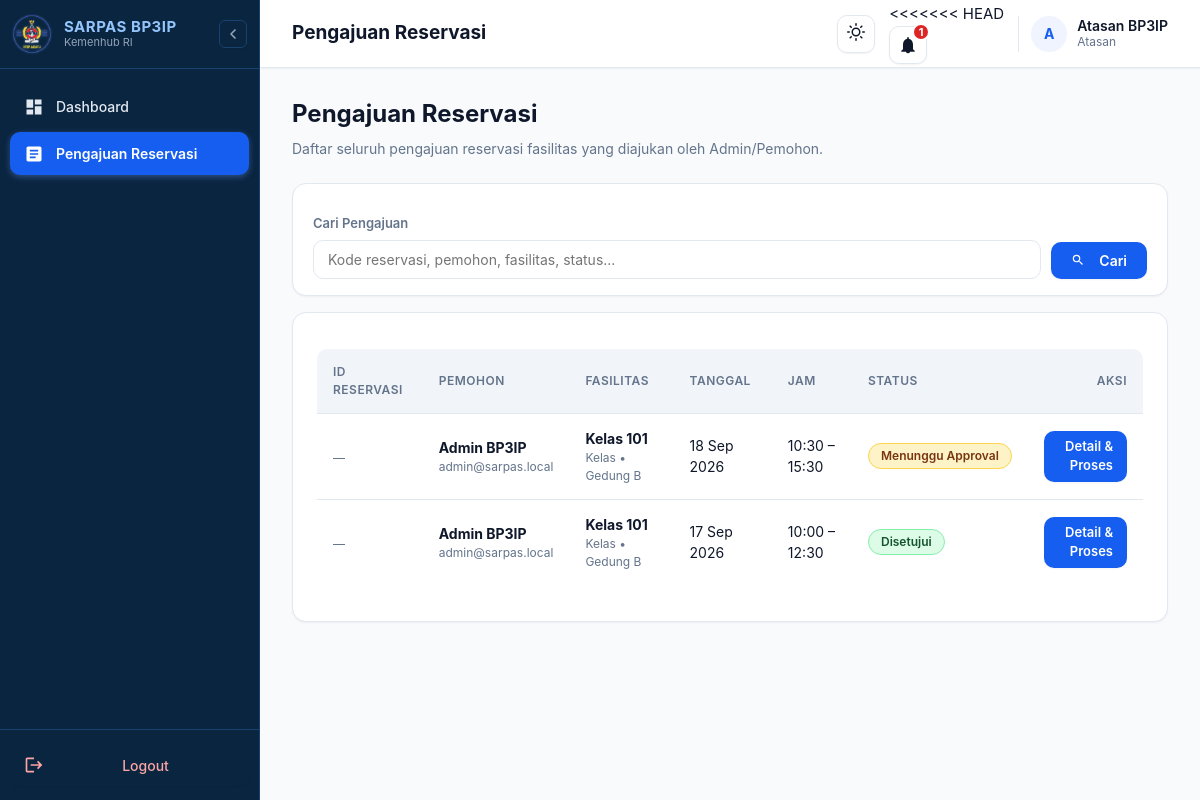
Page /pengajuan/ (signed in) on the earlier database version.
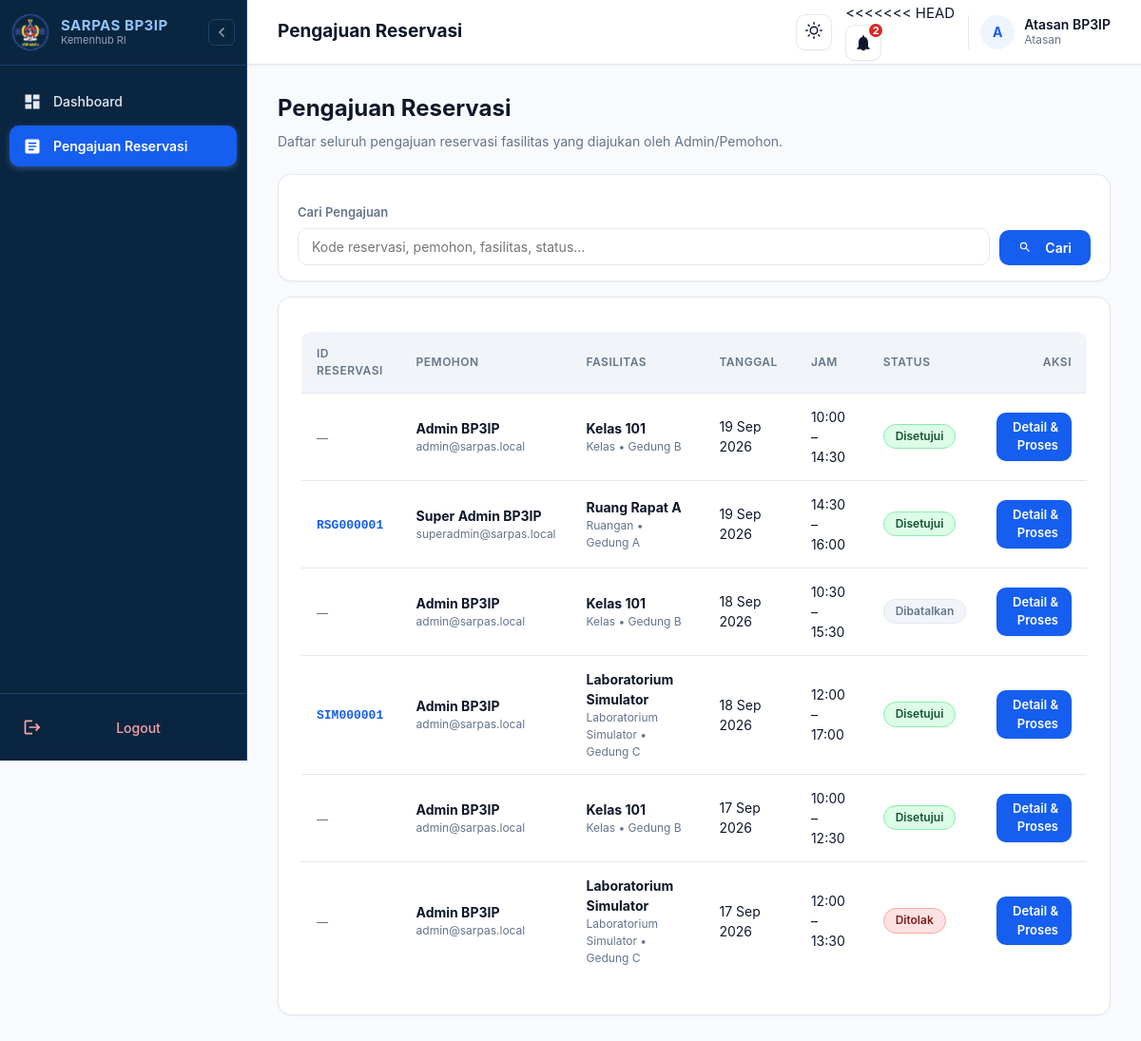
Same page on the later database version.
### core/models.py (models this page shows, shortened)
class Reservasi(models.Model):
    class Status(models.TextChoices):
        DRAFT = "DRAFT", "Draft"
        PENDING = "PENDING", "Menunggu Approval"
        APPROVED = "APPROVED", "Disetujui"
        REJECTED = "REJECTED", "Ditolak"
        NEEDS_REVISION = "NEEDS_REVISION", "Perlu Diperbaiki"
        CANCELLED = "CANCELLED", "Dibatalkan"
    pemohon = models.ForeignKey(User, on_delete=models.PROTECT, related_name="reservasi")
    fasilitas = models.ForeignKey(Fasilitas, on_delete=models.PROTECT, related_name="reservasi")
    tanggal = models.DateField()
    jam_mulai = models.TimeField()
    jam_selesai = models.TimeField()
    keperluan = models.CharField(max_length=255)
    keterangan = models.TextField(blank=True)
    status = models.CharField(max_length=20, choices=Status.choices, default=Status.DRAFT)
    alasan_penolakan = models.TextField(blank=True)
    alasan_pembatalan = models.TextField(blank=True)
    kode_reservasi = models.CharField(max_length=20, unique=True, blank=True, null=True)
    created_at = models.DateTimeField(auto_now_add=True)
    updated_at = models.DateTimeField(auto_now=True)
    class Meta:
        ordering = ["-tanggal", "jam_mulai"]
        constraints = [
            models.CheckConstraint(
                condition=models.Q(jam_selesai__gt=models.F("jam_mulai")),
                name="reservasi_jam_selesai_setelah_mulai",
            ),
        ]

class User(AbstractUser):
    class Role(models.TextChoices):
        ADMIN = "ADMIN", "Admin"
        SUPER_ADMIN = "SUPER_ADMIN", "Super Admin"
        ATASAN = "ATASAN", "Atasan"
    nama = models.CharField(max_length=150)
    email = models.EmailField(unique=True)
    role = models.CharField(max_length=15, choices=Role.choices, default=Role.ADMIN)
    created_at = models.DateTimeField(auto_now_add=True)

class Fasilitas(models.Model):
    class Kategori(models.TextChoices):
        RUANGAN = "RUANGAN", "Ruangan"
        KELAS = "KELAS", "Kelas"
        LABORATORIUM = "LABORATORIUM", "Laboratorium"
        LABORATORIUM_SIMULATOR = "LABORATORIUM_SIMULATOR", "Laboratorium Simulator"
        LAINNYA = "LAINNYA", "Lainnya"
    class Status(models.TextChoices):
        AKTIF = "AKTIF", "Aktif"
        NONAKTIF = "NONAKTIF", "Nonaktif"
    nama_fasilitas = models.CharField(max_length=150)
    kategori = models.CharField(max_length=30, choices=Kategori.choices)
    lokasi = models.CharField(max_length=150)
    kapasitas = models.PositiveIntegerField()
    deskripsi = models.TextField(blank=True)
    status = models.CharField(max_length=10, choices=Status.choices, default=Status.AKTIF)
    keterangan_tambahan = models.TextField(blank=True)
    class Meta:
        verbose_name_plural = "Fasilitas"
        ordering = ["nama_fasilitas"]

### core/views.py (the view, shortened to what this page needs)
# urls.py: path("pengajuan/", views.pengajuan_list, name="pengajuan_list"),
@role_required(User.Role.ATASAN)
def pengajuan_list(request):
    qs = Reservasi.objects.select_related("pemohon", "fasilitas").order_by("-tanggal", "jam_mulai")
    q = request.GET.get("q", "").strip()
    paginator = Paginator(qs, ITEMS_PER_PAGE)
    page_number = request.GET.get("page")
    page_obj = paginator.get_page(page_number)
    return render(request, "reservations/submissions_enhanced.html", {
        "pengajuan": page_obj,
        "page_obj": page_obj,
        "q": q,
    })

### core/context_processors.py (called while the page is built)
def notification_badge(request):
    if request.user.is_authenticated:
        return {"unread_notification_count": request.user.notifikasi.filter(status_baca=False).count()}
    return {"unread_notification_count": 0}

### templates/reservations/submissions_enhanced.html (shortened to what this page needs)
{% extends 'base.html' %}
{% block page_title %}Pengajuan Reservasi{% endblock %}
{% block content %}
<div class="page-heading">
  <h1>Pengajuan Reservasi</h1>
  <p>Daftar seluruh pengajuan reservasi fasilitas yang diajukan oleh Admin/Pemohon.</p>
</div>
<div class="card" style="margin-bottom: 16px; padding: 16px 20px;">
  <form method="get" action="" style="display: flex; gap: 10px; align-items: flex-end; flex-wrap: wrap;">
    <div style="flex: 1; min-width: 220px;">
      <label style="font-size: 13px; font-weight: 600; color: var(--text-muted); display: block; margin-bottom: 6px;" for="id-search-pengajuan">Cari Pengajuan</label>
      <input
        id="id-search-pengajuan"
        type="text"
        name="q"
        value="{{ q }}"
        placeholder="Kode reservasi, pemohon, fasilitas, status..."
        style="width: 100%; margin: 0;"
      >
    </div>
    <button type="submit" class="button" style="padding: 10px 20px;">
      <svg width="14" height="14" viewBox="0 0 24 24" fill="currentColor" style="margin-right: 6px;"><path d="M15.5 14h-.79l-.28-.27A6.471 6.471 0 0 0 16 9.5 6.5 6.5 0 1 0 9.5 16c1.61 0 3.09-.59 4.23-1.57l.27.28v.79l5 4.99L20.49 19l-4.99-5zm-6 0C7.01 14 5 11.99 5 9.5S7.01 5 9.5 5 14 7.01 14 9.5 11.99 14 9.5 14z"/></svg>
      Cari
    </button>
  </form>
</div>
<div class="card">
  <div class="table-wrap">
    <table>
      <thead>
        <tr>
          <th>ID Reservasi</th>
          <th>Pemohon</th>
          <th>Fasilitas</th>
          <th>Tanggal</th>
          <th>Jam</th>
          <th>Status</th>
          <th style="text-align: right;">Aksi</th>
        </tr>
      </thead>
      <tbody>
        {% for item in pengajuan %}
        <tr>
          <td>
            {% if item.kode_reservasi %}
            <span style="font-family: monospace; font-weight: 600; font-size: 13px; color: var(--primary);">{{ item.kode_reservasi }}</span>
            {% else %}
            <span style="color: var(--text-muted); font-size: 12px;">&mdash;</span>
            {% endif %}
          </td>
          <td>
            <strong>{{ item.pemohon.nama|default:item.pemohon.username }}</strong>
            <div style="font-size: 12px; color: var(--text-muted);">{{ item.pemohon.email }}</div>
          </td>
          <td>
            <strong>{{ item.fasilitas.nama_fasilitas }}</strong>
            <div style="font-size: 12px; color: var(--text-muted);">{{ item.fasilitas.get_kategori_display }} &bull; {{ item.fasilitas.lokasi }}</div>
          </td>
          <td>{{ item.tanggal|date:'d M Y' }}</td>
          <td>{{ item.jam_mulai|time:'H:i' }} &ndash; {{ item.jam_selesai|time:'H:i' }}</td>
          <td>
            {% if item.status == 'PENDING' %}
            <span class="badge badge-pending">{{ item.get_status_display }}</span>
            {% elif item.status == 'APPROVED' %}
            <span class="badge badge-approved">{{ item.get_status_display }}</span>
            {% elif item.status == 'REJECTED' %}
            <span class="badge badge-rejected">{{ item.get_status_display }}</span>
            {% elif item.status == 'NEEDS_REVISION' %}
            <span class="badge badge-revision">{{ item.get_status_display }}</span>
            {% elif item.status == 'CANCELLED' %}
            <span class="badge badge-cancelled">{{ item.get_status_display }}</span>
            {% else %}
            <span class="badge badge-draft">{{ item.get_status_display }}</span>
            {% endif %}
          </td>
          <td style="text-align: right;">
            <a class="button" style="padding: 6px 14px; font-size: 13px;" href="{% url 'pengajuan_detail' item.pk %}">Detail &amp; Proses</a>
          </td>
        </tr>
        {% endfor %}
      </tbody>
    </table>
  </div>
</div>
{% endblock %}

### templates/base.html (shortened to what the changed rows need)
{% load static %}
<!doctype html>
<html lang="id">
<head>
  <link rel="stylesheet" href="{% static 'css/style.css' %}?v=20260918-2">
</head>
<body>
  {% if user.is_authenticated %}
  <div class="shell">
    <section class="content-area">
      <header class="header">
        <div class="header-left">
          <h1>{% block page_title %}SARPAS BP3IP{% endblock %}</h1>
        </div>
        <div class="header-right">
          <div class="notification-wrapper">
            <button id="notification-bell-btn" class="btn-icon notification-bell-btn" aria-label="Notifikasi{% if unread_notification_count %} ({{ unread_notification_count }}){% endif %}" title="Notifikasi{% if unread_notification_count %} ({{ unread_notification_count }}){% endif %}" aria-expanded="false" data-mark-read-url="{% url 'notifikasi_tandai_semua_dibaca' %}">
              <svg class="notification-bell-icon" width="20" height="20" viewBox="0 0 24 24" fill="currentColor" aria-hidden="true">
            <button id="notification-bell-btn" class="btn-icon notification-bell-btn" aria-label="Notifikasi{% if unread_notification_count %} ({{ unread_notification_count }}){% endif %}" title="Notifikasi{% if unread_notification_count %} ({{ unread_notification_count }}){% endif %}">
              {% if unread_notification_count %}
              <span id="notification-badge-dot" class="notification-badge-dot">{{ unread_notification_count }}</span>
              {% endif %}
            </button>
          </div>
        </div>
      </header>
      <main>
  {% else %}
  <main>
  {% endif %}
    {% block content %}{% endblock %}
  </main>
  {% if user.is_authenticated %}
    </section>
  </div>
  {% endif %}
</body>
</html>

Differences in the rows shown:
added Reservasi: pemohon.nama "Admin BP3IP", pemohon.email "admin@sarpas.local", fasilitas.nama_fasilitas "Kelas 101", fasilitas.kategori "Kelas", fasilitas.lokasi "Gedung B", tanggal "19 Sep 2026", jam_mulai "10:00", jam_selesai "14:30", status "Disetujui"
added Reservasi: kode_reservasi "RSG000001", pemohon.nama "Super Admin BP3IP", pemohon.email "superadmin@sarpas.local", fasilitas.nama_fasilitas "Ruang Rapat A", fasilitas.kategori "Ruangan", fasilitas.lokasi "Gedung A", tanggal "19 Sep 2026", jam_mulai "14:30", jam_selesai "16:00", status "Disetujui"
changed Reservasi: status "Menunggu Approval" → "Dibatalkan"
added Reservasi: kode_reservasi "SIM000001", pemohon.nama "Admin BP3IP", pemohon.email "admin@sarpas.local", fasilitas.nama_fasilitas "Laboratorium Simulator", fasilitas.kategori "Laboratorium Simulator", fasilitas.lokasi "Gedung C", tanggal "18 Sep 2026", jam_mulai "12:00", jam_selesai "17:00", status "Disetujui"
added Reservasi: pemohon.nama "Admin BP3IP", pemohon.email "admin@sarpas.local", fasilitas.nama_fasilitas "Laboratorium Simulator", fasilitas.kategori "Laboratorium Simulator", fasilitas.lokasi "Gedung C", tanggal "17 Sep 2026", jam_mulai "12:00", jam_selesai "13:30", status "Ditolak"
Other differences:
{{ unread_notification_count }}: "1" → "2"
